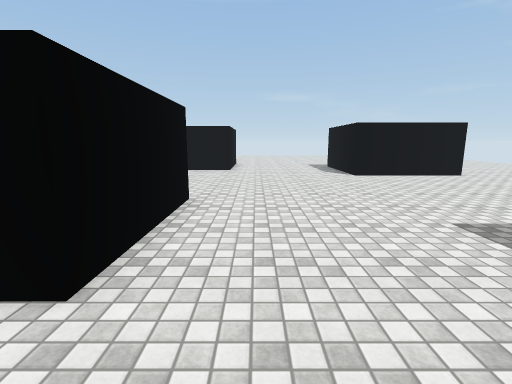
[1] (above)

23 first-person views from a walk through a scene from a Unity 3-D project. The camera is 1.5 m above the floor, tilts 10° down and sees 85° across. The floor is counted in squares, 1 m on a side. Each view is taken from the middle of a square. On the plan, view 1 faces up. The plan holds only what a view shows up to about 14 squares ahead; the rest is blank. The place goes on beyond the plan. Surface patterns are stand-ins for the level's own textures.

[2]
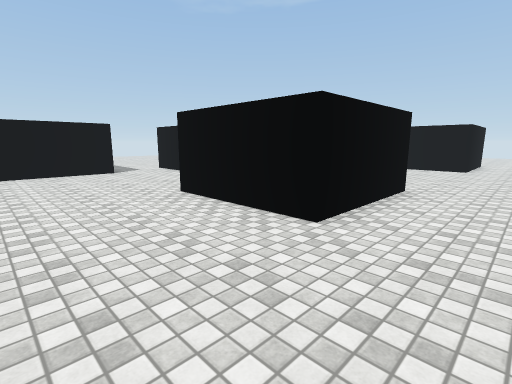

[3]
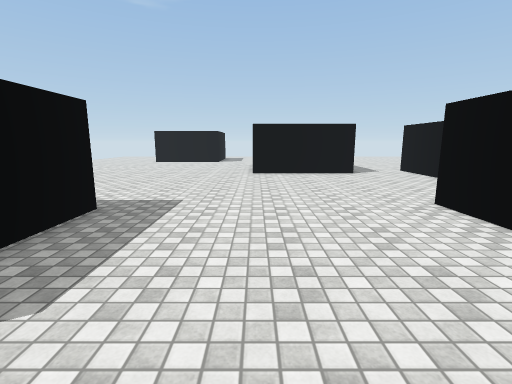

[4]
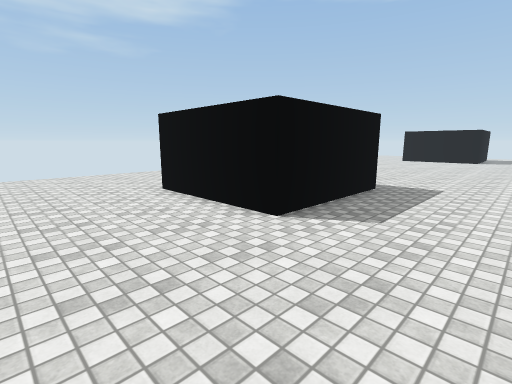

[5]
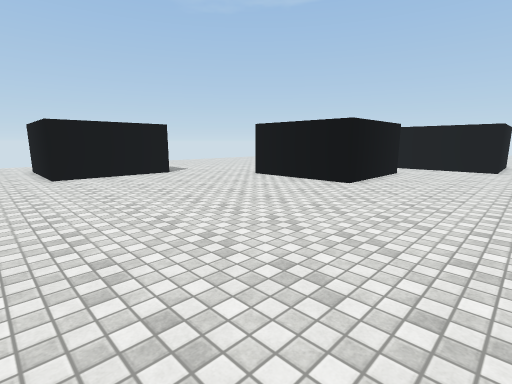

[6]
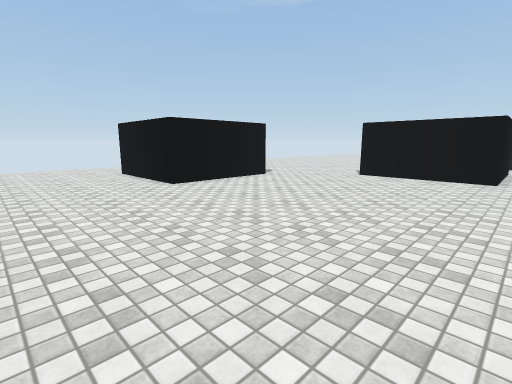

[7]
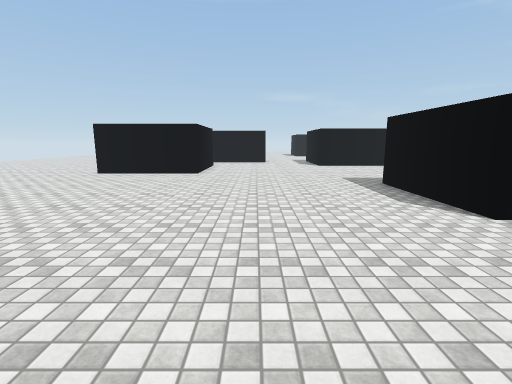

[8]
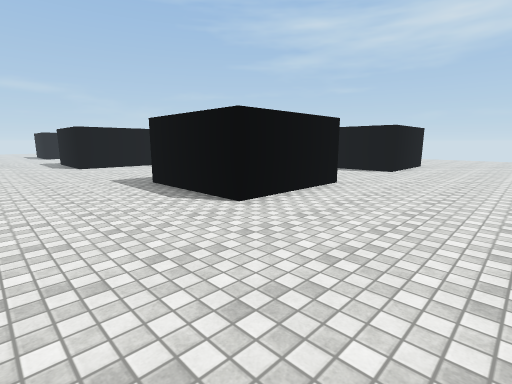

[9]
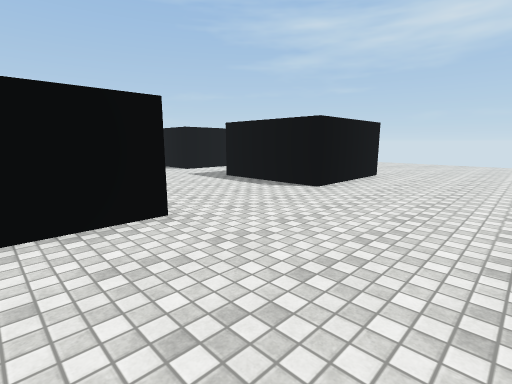

[10]
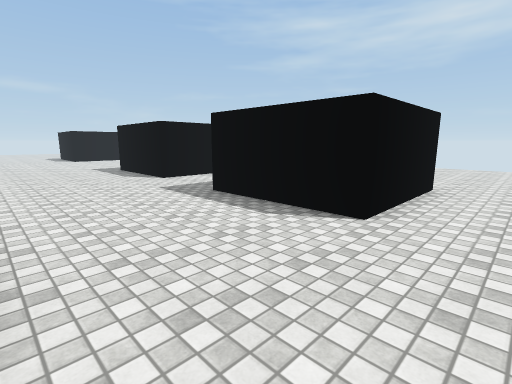

[11]
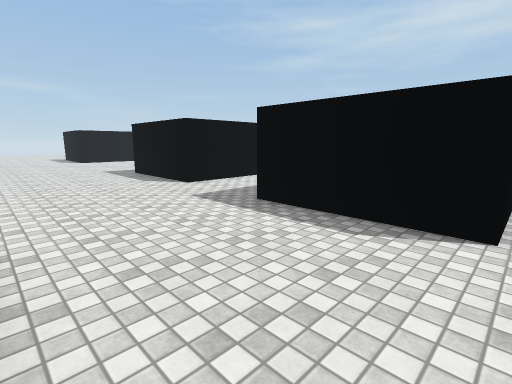

[12]
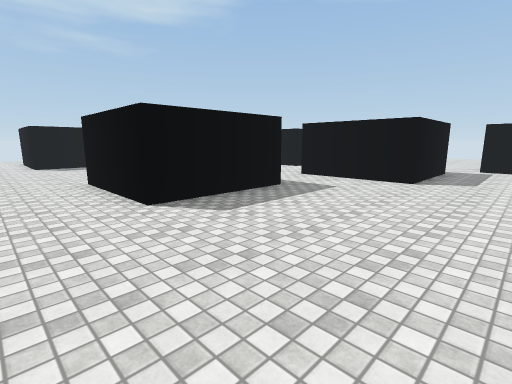

[13]
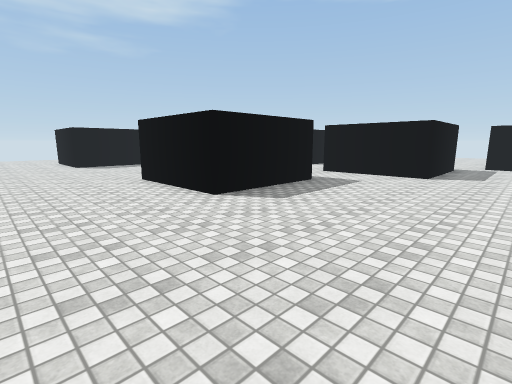

[14]
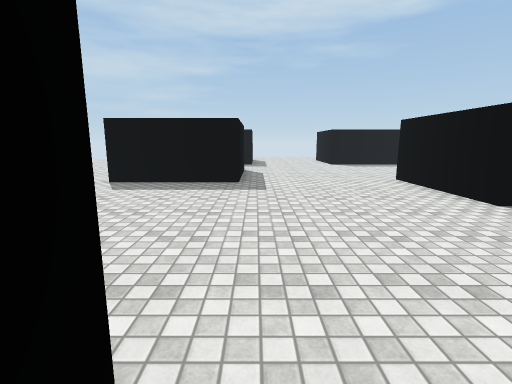

[15]
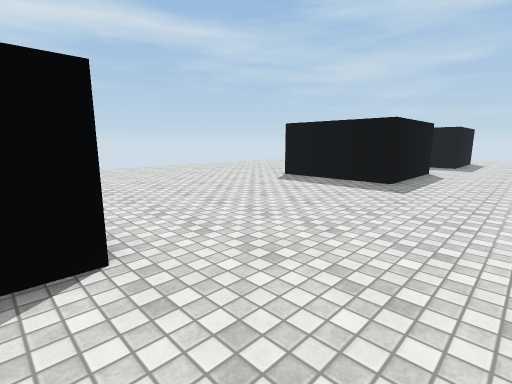

[16]
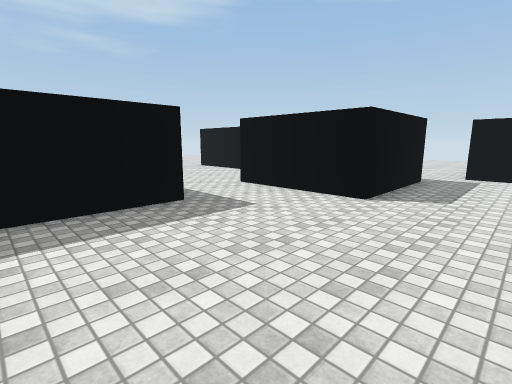

[17]
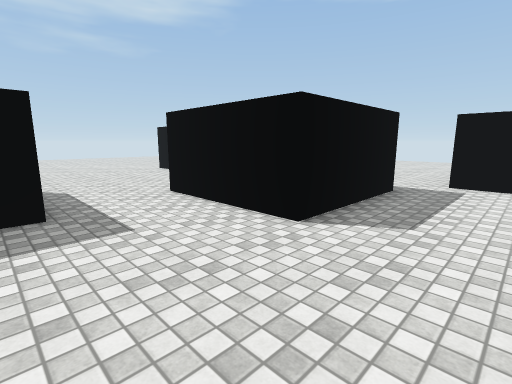

[18]
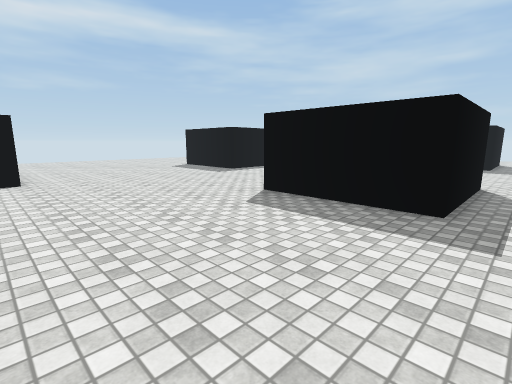

[19]
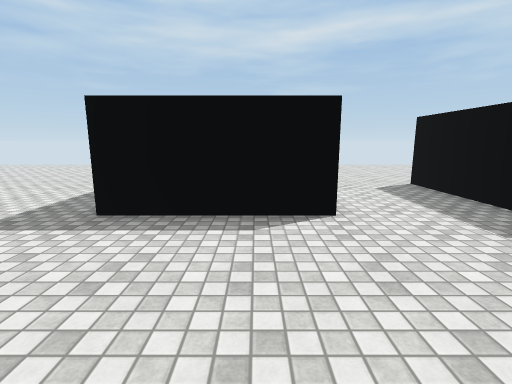

[20]
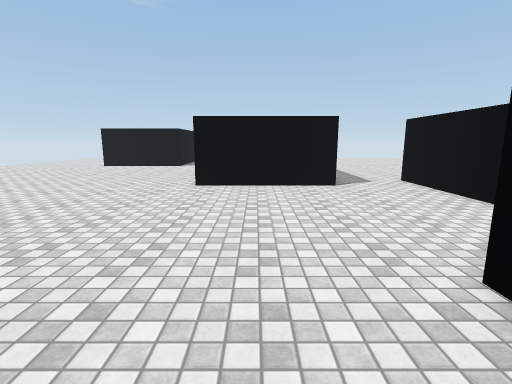

[21]
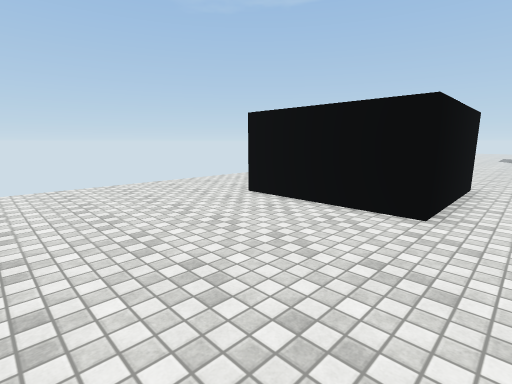

[22]
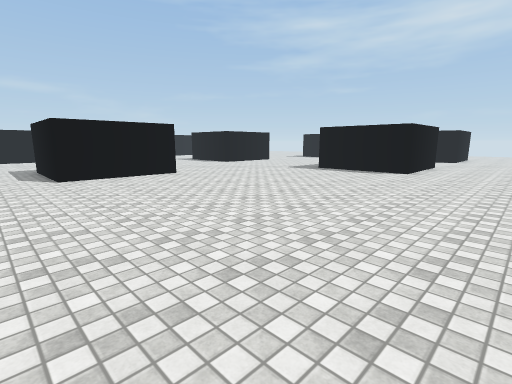

[23]
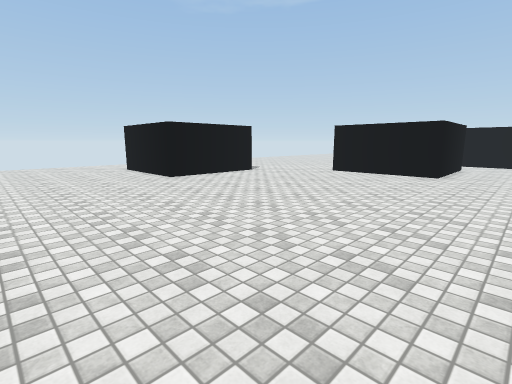

### Floor plan
Points are (right, up) in squares from view 1. A wall is a line through its corners. A room is listed if a view was taken in it or the views show most of it. See-through windows are left out.
Room 1 (views 1, 2, 3, 4, 5, 6, 7, 8, 9, 10, 11, 12, 13, 14, 15, 16, 17, 18, 19, 20, 21, 22, 23)
walls: (-6.3, -5.7) (-1.3, -5.7) (-1.3, -10.7) (-6.3, -10.7) (-6.3, -5.7); (-2.2, 2.5) (-6.8, 2.5) (-6.8, 7.5) (-1.8, 7.5) (-1.8, 2.4); (-13.9, 2.9) (-13.9, -2.2) (-18.9, -2.2); (5.1, -5.7) (9.4, -5.7); (8.4, -1.7) (4.7, -1.7) (4.7, 3.3) (9.5, 3.3); (-22.4, -4.9) (-22.4, -10) (-27.4, -10); (-15.4, 10.9) (-10.3, 10.9) (-10.3, 5.9) (-13.5, 5.9); (9.4, -10.7) (4.3, -10.7) (4.3, -5.8); (-17.2, 13.6) (-17.2, 12); (9.5, 13) (4.7, 13) (4.7, 14.2)
ways out: opening at (-29.5, -10.8); opening at (-20.3, -4); opening at (-16, 11); opening at (-14.5, 4.5)

Where each view was taken, in squares from view 1:
view 1: 0 up, 0 right, facing up
view 2: 2 down, 1 right, facing up-left
view 3: 2 down, 0 right, facing left
view 4: 2 down, 3 right, facing down-left
view 5: 12 down, 9 left, facing up-left
view 6: 15 down, 13 left, facing up-left
view 7: 16 down, 11 left, facing up
view 8: 16 down, 11 left, facing up-right
view 9: 16 down, 4 left, facing up-right
view 10: 13 down, 1 left, facing up-right
view 11: 11 down, 1 left, facing up-right
view 12: 14 up, 1 right, facing down-left
view 13: 14 up, 3 right, facing down-left
view 14: 14 up, 4 right, facing down
view 15: 14 up, 1 right, facing down-right
view 16: 14 up, 3 left, facing down-left
view 17: 14 up, 6 left, facing down-left
view 18: 14 up, 8 left, facing down-right
view 19: 0 up, 1 left, facing right
view 20: 0 up, 4 left, facing left
view 21: 16 down, 21 left, facing up-left
view 22: 15 down, 21 left, facing up-right
view 23: 16 down, 11 left, facing up-left
